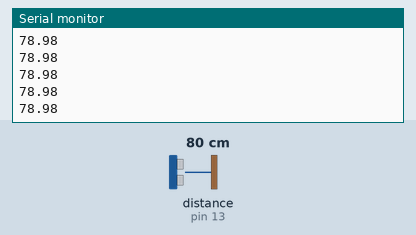
The sketch below on a simulated Arduino Uno, built with avr-gcc and run on an emulated ATmega328P. Shown: the last lines printed to the serial monitor. Wiring (inferred from the names in the program): ultrasonic range finder: trigger pin 12; echo pin 13. The inputs (shaded band) are chosen by the test bench; at power-on: distance to the obstacle (sensor on pin 13) 80 cm. The echo pulse lasts 58.3 µs per cm.

Above: at 1.2 s.
1.3 s: distance to the obstacle (sensor on pin 13) set to 2 cm
At 1.6 s:
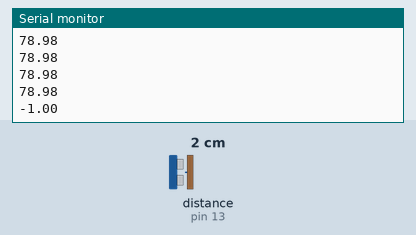
2.8 s: distance to the obstacle (sensor on pin 13) set to 4 cm
At 2.8 s:
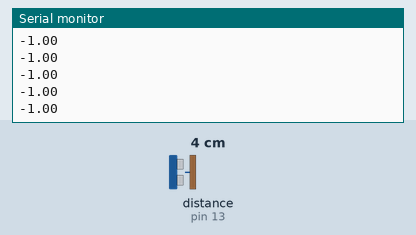
Timing chart, 0 to 5.8 s (numbered marks = the images above; inputs shaded):
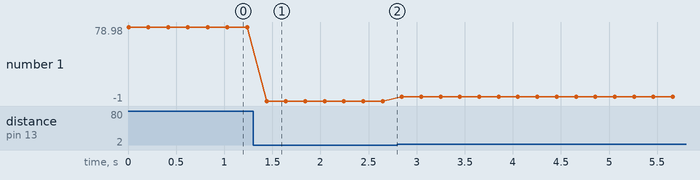

The sketch:

Ultrasonic_sensor.ino
```cpp
int trig=12;
int echo=13;
float val;

void setup()
{
  Serial.begin(9600);
}

void loop()
{
  val=readL();
  Serial.println(val);
  delay(200);
}

float readL()
{
  float dist;
  long duration, inches;
  pinMode(trig, OUTPUT);
  digitalWrite(trig, LOW);
  delayMicroseconds(2);
  digitalWrite(trig, HIGH);
  delayMicroseconds(10);
  digitalWrite(trig, LOW);
  pinMode(echo, INPUT);
  duration = pulseIn(echo, HIGH);
  dist=(float)(duration*0.017);
  return (dist>=2&&dist<=400)?dist:(-1);
}
```

Measured:
- after the input at 1.3 s, the serial monitor: prints a new line after 0.14 s (image 1)
- plotted number 1: 78.98 → -1 after the input at 1.3 s, -1 → 3.67 after the input at 2.8 s
